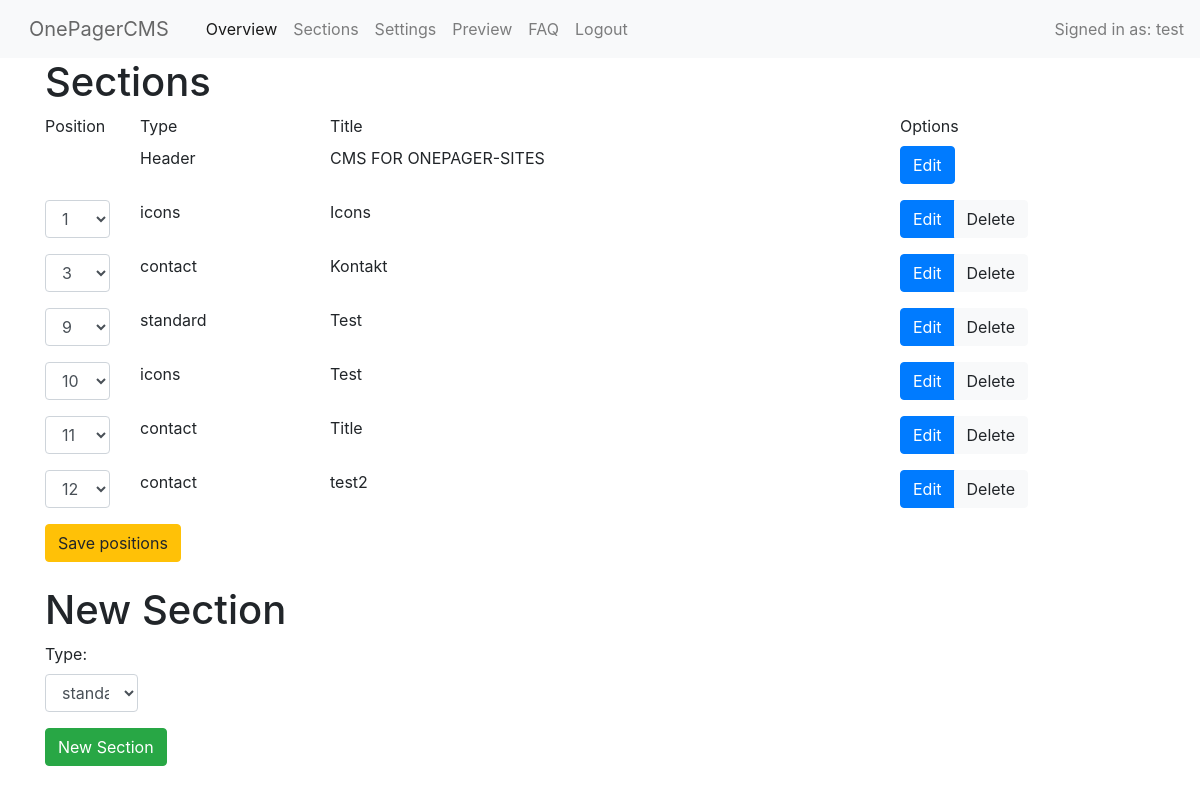
The page /core/sections.php (signed in) on the database its author committed.
### tables this page shows
CREATE TABLE header
(
    specialid int PRIMARY KEY,
    mutedtitle TEXT,
    title TEXT
);

CREATE TABLE icons
(
  specialid int PRIMARY KEY,
  position int NOT NULL,
  sectiontype VARCHAR(255) NOT NULL,
  title VARCHAR NOT NULL,
  mutedtitle VARCHAR NOT NULL,
  date TEXT NOT NULL,

  iconone VARCHAR (255) NOT NULL,
  icontwo VARCHAR (255) NOT NULL,
  iconthree VARCHAR (255),
  iconfour VARCHAR (255),
  iconfive VARCHAR (255),
  iconsix VARCHAR (255),
  iconseven VARCHAR (255),
  iconeight VARCHAR (255),

  iconheadlineone VARCHAR (255) NOT NULL,
  iconheadlinetwo VARCHAR (255) NOT NULL,
  iconheadlinethree VARCHAR (255),
  iconheadlinefour VARCHAR (255),
  iconheadlinefive VARCHAR (255),
  iconheadlinesix VARCHAR (255),
  iconheadlineseven VARCHAR (255),
  iconheadlineeight VARCHAR (255),

  icontextone TEXT NOT NULL,
  icontexttwo TEXT NOT NULL,
  icontextthree TEXT,
  icontextfour TEXT,
  icontextfive TEXT,
  icontextsix TEXT,
  icontextseven TEXT,
  icontexteight TEXT
);

CREATE TABLE contact
(
  specialid int PRIMARY KEY,
  position int NOT NULL,
  sectiontype VARCHAR(255) NOT NULL,
  title VARCHAR NOT NULL,
  mutedtitle VARCHAR NOT NULL,
  text TEXT NOT NULL,
  date TEXT NOT NULL,
  name BOOLEAN,
  email BOOLEAN,
  message BOOLEAN,
  captcha BOOLEAN
);

CREATE TABLE standard
(
  specialid int PRIMARY KEY,
  position int NOT NULL,
  sectiontype VARCHAR(255) NOT NULL,
  title VARCHAR (255) NOT NULL,
  mutedtitle VARCHAR(255) NOT NULL,
  text TEXT NOT NULL,
  date TEXT NOT NULL

);

### database/connect.php (called while the page is built, shortened)
<?php
$datenbank = "../database/SQLiteDatabase.db";
?>

### database/SQLHeaderActions.php (called while the page is built, shortened)
<?php
class SQLHeaderActions
{
    public function getHeaderTitle()
    {
        include '../database/connect.php';
        try {
            $seltitle = $db->prepare("SELECT title FROM header WHERE specialid = :specialid;");
            $seltitle->bindValue(':specialid', 0);
            $seltitle->execute();
            $title = $seltitle->fetch();
            return $title['title'];
        } catch (Exception $exception) {
            echo 'Something went wrong: ' . $exception->getMessage();
        }
    }
}

### database/SQLSectionActions.php (called while the page is built, shortened)
<?php
class SQLSectionActions implements ISectionActions
{
    public function getAllSections()
    {
        $secation_array = array();
        include '../database/connect.php';
        $prepare = $db->prepare('select * from sections order by position');
        $prepare->execute();
        $r = $prepare->fetchAll();
        for ($i = 0; $i < sizeof($r); $i++) {
            if($r[$i][1] == "standard"){
                $selection = $this->getEntryFromStandardTable($r[$i][2]);
                $superid = $this->getSuperIDForStandardEntry($selection[0]['specialid']);
                $standard = new Standard($selection[0][0], $selection[0][1], $selection[0][2], $selection[0][3], $selection[0][4], $selection[0][5], $selection[0][6], $superid[0][0]);
                array_push($secation_array, $standard);
            }
            if($r[$i][1] == "icons"){
                $selection = $this->getEntryFromIconsTable($r[$i][2]);
                $iconArray = array(
                    $selection[0][6],
                    $selection[0][7],
                    $selection[0][8],
                    $selection[0][9],
                    $selection[0][10],
                    $selection[0][11],
                    $selection[0][12],
                    $selection[0][13],
                );
                $iconHeadlineArray = array(
                    $selection[0][14],
                    $selection[0][15],
                    $selection[0][16],
                    $selection[0][17],
                    $selection[0][18],
                    $selection[0][19],
                    $selection[0][20],
                    $selection[0][21],
                );
                $iconTextArray = array(
                    $selection[0][22],
                    $selection[0][23],
                    $selection[0][24],
                    $selection[0][25],
                    $selection[0][26],
                    $selection[0][27],
                    $selection[0][28],
                    $selection[0][29],
                );
                $superid = $this->getSuperIDForIconsEntry($selection[0]['specialid']);
                $icons = new Icons($selection[0][0], $selection[0][1], $selection[0][2], $selection[0][3], $selection[0][4], $selection[0][5], $iconArray, $iconHeadlineArray, $iconTextArray, $superid[0]['id']);
                array_push($secation_array, $icons);
            }
            if($r[$i][1] == "contact"){
                $prepstandard = $db->prepare('select * from contact where specialid=:specialid');
                $prepstandard->bindValue(':specialid', $r[$i][2]);
                $prepstandard->execute();
                $selection = $prepstandard->fetchAll();
                $superid = $this->getSuperIDForContactEntry($selection[0]['specialid']);
                $contact = new Contact($selection[0][0], $selection[0][1], $selection[0][2], $selection[0][3], $selection[0][4], $selection[0][5], $selection[0][6], $selection[0][7], $selection[0][8], $selection[0][9], $selection[0][10], $superid[0]['id']);
                array_push($secation_array, $contact);
            }
        }
        return $secation_array;
    }
    private function getEntryFromStandardTable($sid){
        include '../database/connect.php';
        $prepstandard = $db->prepare('select * from standard where specialid=:specialid');
        $prepstandard->bindValue(':specialid', $sid);
        $prepstandard->execute();
        $selection = $prepstandard->fetchAll();
        return $selection;
    }
    private function getSuperIDForStandardEntry($sid){
        include '../database/connect.php';
        $prepstandard = $db->prepare('select id from sections where specialid=:specialid AND type=:type');
        $prepstandard->bindValue(':specialid', $sid);
        $prepstandard->bindValue(':type', 'standard');
        $prepstandard->execute();
        $selection = $prepstandard->fetchAll();
        return $selection;
    }
    private function getSuperIDForIconsEntry($sid){
        include '../database/connect.php';
        $prepstandard = $db->prepare('select id from sections where specialid=:specialid AND type=:type');
        $prepstandard->bindValue(':specialid', $sid);
        $prepstandard->bindValue(':type', 'icons');
        $prepstandard->execute();
        $selection = $prepstandard->fetchAll();
        return $selection;
    }
    private function getSuperIDForContactEntry($sid){
        include '../database/connect.php';
        $prepstandard = $db->prepare('select id from sections where specialid=:specialid AND type=:type');
        $prepstandard->bindValue(':specialid', $sid);
        $prepstandard->bindValue(':type', 'contact');
        $prepstandard->execute();
        $selection = $prepstandard->fetchAll();
        return $selection;
    }
    private function getEntryFromIconsTable($sid){
        include '../database/connect.php';
        $prepstandard = $db->prepare('select * from icons where specialid=:specialid');
        $prepstandard->bindValue(':specialid', $sid);
        $prepstandard->execute();
        $selection = $prepstandard->fetchAll();
        return $selection;
    }
}

### core/sections.php (the view, shortened to what this page needs)
<!DOCTYPE html>
<html>
<?php require_once "inc/head.php"; ?>
<body>
<?php include_once "inc/header.php" ?>
<div class="container">
<?php
include "../database/SQLSectionActions.php";
include "../database/SQLHeaderActions.php";
$sectionactions = new SQLSectionActions();
$headeractions = new SQLHeaderActions();
$sections = $sectionactions->getAllSections();
?>
    <h1>Sections</h1>
    <div class="row">
        <div class="col-1">
            <label>Position</label>
        </div>
        <div class="col-2">
            <label>Type</label>
        </div>
        <div class="col">
            <label>Title</label>
        </div>
        <div class="col-3">
            <label>Options</label>
        </div>
    </div>
    <form method="post" action="../misc/positions.php">
        <div class="row pb-3">
            <div class="col-1">
            </div>
            <div class="col-2">
                Header
            </div>
            <div class="col">
                <?php echo $headeractions->getHeaderTitle(); ?>
            </div>
            <div class="col-3">
                <a href="../misc/header.php?action=Edit" class="btn btn-primary" role="button">Edit</a>
            </div>
        </div>
    <?php
for($i=0; sizeof($sections) > $i; $i++){
    echo'
  <div class="row">
    <div class="col-1">
     <div class="form-group">
      <select class="form-control" id="sel1">
        <option selected disabled>'. $sections[$i]->getPosition() . '</option>
      ';
        echo '
      </select>
      </div>
    </div>
    <div class="col-2">
      ' . $sections[$i]->getType() . '
    </div>
    <div class="col">
      ' . $sections[$i]->getTitle() . '
    </div>
    <div class="col-3">
<div class="btn-group">
      <a href="../misc/changesection.php?id=' . $sections[$i]->getSuperid() . '&action=Edit&type=' . $sections[$i]->getType() . '" class="btn btn-primary" role="button">Edit</a>
      <a href="../misc/changesection.php?id=' . $sections[$i]->getSuperid() . '&action=Delete&type=' . $sections[$i]->getType() . '" class="btn btn-light" role="button">Delete</a>
</div>
    </div>
  </div>
    ';
}
?>
        <input type="submit" name="action" value="Save positions" class="btn btn-warning">
    </form>
    <h1 class="mt-4">New Section</h1>
    <form action="../misc/newsection.php" method="post">
        <div class="form-group">
    <label for="types">Type:</label>
    <select class="form-control col-1" name="type" id="types">
        <option>standard</option>
    </select>
    </div>
    <input type="submit" name="action" value="New Section" class="btn btn-success">
    </form>
</div>
</body>
</html>

### rows shown on the page
header: title "CMS FOR ONEPAGER-SITES"
icons: position "1", sectiontype "icons", title "Icons"
contact: position "3", sectiontype "contact", title "Kontakt"
standard: position "9", sectiontype "standard", title "Test"
icons: position "10", sectiontype "icons", title "Test"
contact: position "11", sectiontype "contact", title "Title"
contact: position "12", sectiontype "contact", title "test2"

### other values the page prints
$userid "test"
